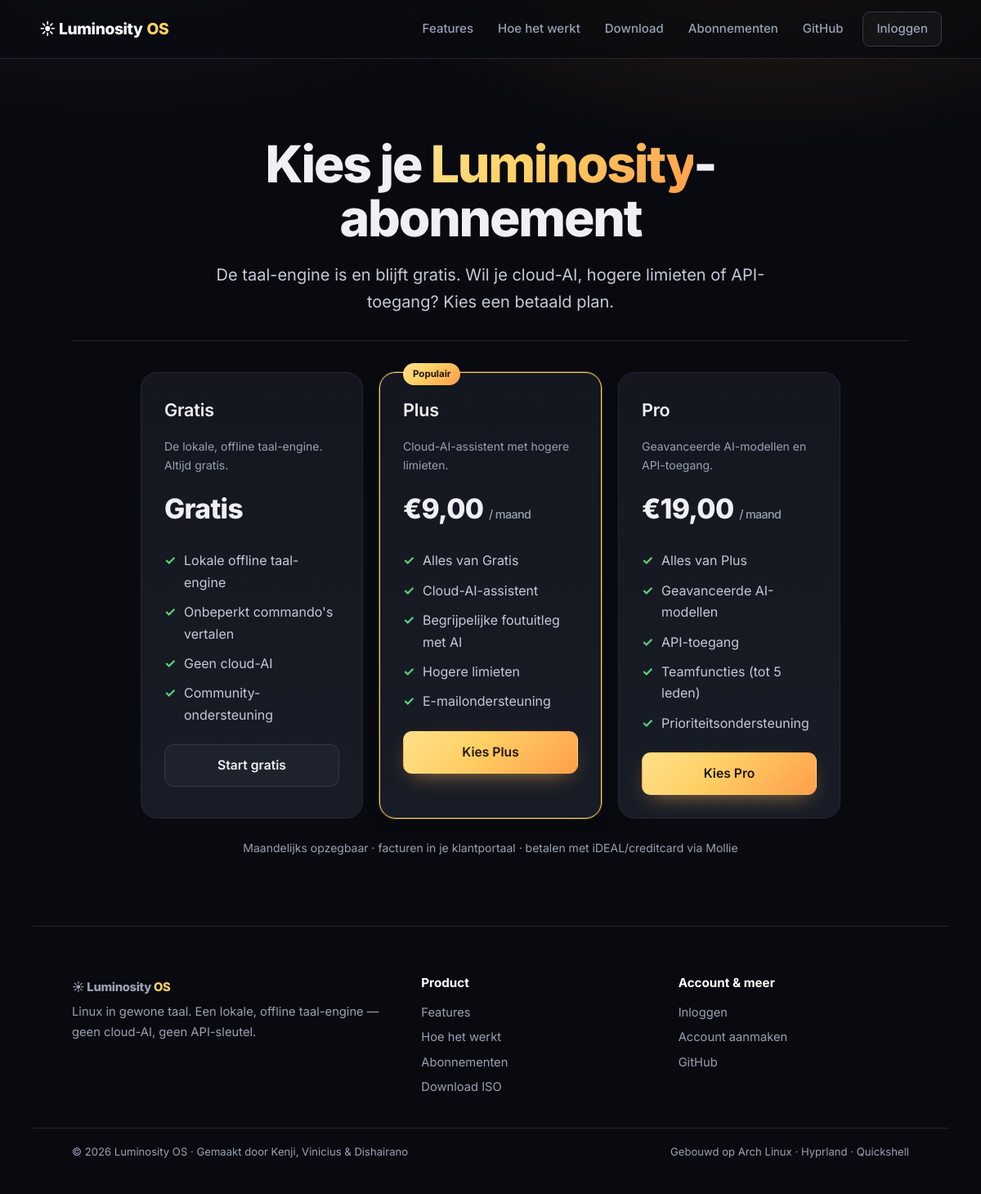
/prijzen, run on the app's committed database.
### tables this page shows
CREATE TABLE IF NOT EXISTS plannen (
    id            INT UNSIGNED NOT NULL AUTO_INCREMENT,
    code          VARCHAR(40)  NOT NULL,
    naam          VARCHAR(80)  NOT NULL,
    beschrijving  VARCHAR(255) NOT NULL DEFAULT '',
    prijs_maand   DECIMAL(10,2) NOT NULL DEFAULT 0.00,
    prijs_jaar    DECIMAL(10,2) NOT NULL DEFAULT 0.00,
    features      TEXT NULL,                  
    populair      TINYINT(1) NOT NULL DEFAULT 0,
    actief        TINYINT(1) NOT NULL DEFAULT 1,
    sortering     INT NOT NULL DEFAULT 0,
    PRIMARY KEY (id),
    UNIQUE KEY uniq_plan_code (code)
);

### app/Core/View.php (called while the page is built, shortened)
<?php
final class View
{
    public function render(string $view, array $data = [], ?string $layout = 'layout'): void
    {
        $viewFile = dirname(__DIR__) . '/Views/' . $view . '.php';
        extract($data, EXTR_SKIP);
        require $viewFile;
        $content = ob_get_clean();
        require dirname(__DIR__) . '/Views/' . $layout . '.php';
    }
    public static function e(?string $value): string
    {
        return htmlspecialchars($value ?? '', ENT_QUOTES, 'UTF-8');
    }
}

### app/Core/Controller.php (called while the page is built, shortened)
<?php
abstract class Controller
{
    protected function view(string $view, array $data = [], ?string $layout = 'layout'): void
    {
        (new View())->render($view, $data, $layout);
    }
}

### app/Controllers/PrijzenController.php (called while the page is built, shortened)
<?php
final class PrijzenController extends Controller
{
    public function index(Request $request): void
    {
        $this->view('prijzen', [
            'titel'    => 'Abonnementen — Luminosity OS',
            'plannen'  => Plan::actief(),
            'ingelogd' => Auth::klantId() !== null,
        ]);
    }
}

### public/index.php (called while the page is built, shortened)
<?php
$router = new Router();
$router->get('/', [HomeController::class, 'index']);
$router->get('/prijzen', [PrijzenController::class, 'index']);
$router->post('/api/verwerk',   [ApiController::class, 'verwerk']);
$router->post('/api/uitvoeren', [ApiController::class, 'uitvoeren']);
$router->get('/api/logboek',    [ApiController::class, 'logboek']);
$router->get('/registreren',  [KlantAuthController::class, 'toonRegistreren']);
$router->post('/registreren', [KlantAuthController::class, 'registreren']);
$router->get('/inloggen',     [KlantAuthController::class, 'toonInloggen']);
$router->post('/inloggen',    [KlantAuthController::class, 'inloggen']);
$router->post('/uitloggen',   [KlantAuthController::class, 'uitloggen']);
$router->get('/portaal',                       [PortaalController::class, 'dashboard']);
$router->get('/portaal/downloads',             [PortaalController::class, 'downloads']);
$router->get('/portaal/abonneren/{code}',      [PortaalController::class, 'abonneren']);
$router->post('/portaal/abonneren',            [PortaalController::class, 'bevestigAbonnement']);
$router->get('/portaal/facturen',              [PortaalController::class, 'facturen']);
$router->get('/portaal/facturen/{id}',         [PortaalController::class, 'factuur']);
$router->get('/portaal/facturen/{id}/betalen', [PortaalController::class, 'betalen']);
$router->get('/portaal/facturen/{id}/terug',   [PortaalController::class, 'terugVanBetaling']);
$router->get('/portaal/facturen/{id}/simuleer',[PortaalController::class, 'simuleer']);
$router->get('/portaal/facturen/{id}/print',   [PortaalController::class, 'factuurPrint']);
$router->get('/portaal/profiel',               [PortaalController::class, 'profiel']);
$router->post('/portaal/profiel',              [PortaalController::class, 'profielOpslaan']);
$router->post('/portaal/abonnement/opzeggen',  [PortaalController::class, 'zegOp']);
$router->get('/admin/inloggen',  [AdminAuthController::class, 'toon']);
$router->post('/admin/inloggen', [AdminAuthController::class, 'inloggen']);
$router->post('/admin/uitloggen',[AdminAuthController::class, 'uitloggen']);
$router->get('/admin',                          [AdminController::class, 'dashboard']);
$router->get('/admin/klanten',                  [AdminController::class, 'klanten']);
$router->get('/admin/klanten/{id}',             [AdminController::class, 'klant']);
$router->post('/admin/klanten/{id}/status',     [AdminController::class, 'klantStatus']);
$router->get('/admin/abonnementen',             [AdminController::class, 'abonnementen']);
$router->post('/admin/abonnementen/{id}/status',[AdminController::class, 'abonnementStatus']);
$router->get('/admin/facturen',                 [AdminController::class, 'facturen']);
$router->get('/admin/facturen/nieuw',           [AdminController::class, 'nieuweFactuurForm']);
$router->post('/admin/facturen/nieuw',          [AdminController::class, 'nieuweFactuur']);
$router->get('/admin/facturen/{id}',            [AdminController::class, 'factuur']);
$router->post('/admin/facturen/{id}/betaald',   [AdminController::class, 'factuurBetaald']);
$router->get('/admin/facturen/{id}/print',      [AdminController::class, 'factuurPrint']);
$router->get('/admin/plannen',                  [AdminController::class, 'plannen']);
$router->post('/admin/plannen/{id}',            [AdminController::class, 'planOpslaan']);
$router->post('/webhook/mollie', [WebhookController::class, 'mollie']);
$router->dispatch(new Request());

### app/Core/Model.php (called while the page is built, shortened)
<?php
abstract class Model
{
    protected static function db(): ?PDO
    {
        return Database::pdo();
    }
    protected static function rijen(string $sql, array $args = []): array
    {
        $pdo = self::db();
        $stmt = $pdo->prepare($sql);
        $stmt->execute($args);
        return $stmt->fetchAll() ?: [];
    }
}

### app/Models/Plan.php (called while the page is built, shortened)
<?php
final class Plan extends Model
{
    public static function actief(): array
    {
        return self::rijen('SELECT * FROM plannen WHERE actief = 1 ORDER BY sortering, prijs_maand');
    }
    public static function features(array $plan): array
    {
        $f = json_decode($plan['features'] ?? '[]', true);
        return is_array($f) ? $f : [];
    }
}

### app/Core/Request.php (called while the page is built, shortened)
<?php
final class Request
{
    public function __construct()
    {
        $uri = $_SERVER['REQUEST_URI'] ?? '/';
        $this->path = rtrim(parse_url($uri, PHP_URL_PATH) ?: '/', '/') ?: '/';
    }
}

### app/Views/prijzen.php (the view, shortened to what this page needs)
<section class="hero" style="padding-bottom:0">
  <div class="hero-inner">
    <h1>Kies je <span class="accent">Luminosity</span>-abonnement</h1>
    <p class="lead">De taal-engine is en blijft gratis. Wil je cloud-AI, hogere limieten of API-toegang? Kies een betaald plan.</p>
  </div>
</section>
<section style="max-width:1000px;margin:0 auto;padding:10px 6vw 70px">
  <div class="plans">
    <?php foreach ($plannen as $p): $feat = Plan::features($p); $betaald = $p['code'] !== 'gratis'; ?>
      <div class="plan <?= $p['populair'] ? 'pop' : '' ?>">
        <?php if ($p['populair']): ?><span class="pop-tag">Populair</span><?php endif; ?>
        <h3><?= View::e($p['naam']) ?></h3>
        <p class="muted small"><?= View::e($p['beschrijving']) ?></p>
        <div class="prijs">
          <?= $betaald ? '€' . number_format((float)$p['prijs_maand'], 2, ',', '.') : 'Gratis' ?>
          <?php if ($betaald): ?><small>/ maand</small><?php endif; ?>
        </div>
        <ul>
          <?php foreach ($feat as $f): ?><li><?= View::e($f) ?></li><?php endforeach; ?>
        </ul>
        <?php
          $href = $ingelogd ? '/portaal/abonneren/' . urlencode($p['code'])
                            : '/registreren?plan=' . urlencode($p['code']);
        ?>
        <a class="btn <?= $betaald ? 'btn-primary' : 'btn-ghost' ?>" href="<?= $href ?>">
          <?= $betaald ? 'Kies ' . View::e($p['naam']) : 'Start gratis' ?>
        </a>
      </div>
    <?php endforeach; ?>
  </div>
  <p class="muted small" style="text-align:center;margin-top:24px">Maandelijks opzegbaar · facturen in je klantportaal · betalen met iDEAL/creditcard via Mollie</p>
</section>

### app/Core/Router.php (shortened to what this page needs)
<?php
final class Router
{
    private array $routes = [];
    private function add(string $method, string $path, array $action): void
    {
        $params = [];
        $regex = preg_replace_callback('#\{([a-zA-Z_]+)\}#', function ($m) use (&$params) {
            $params[] = $m[1];
            return '([^/]+)';
        }, $path);
        $this->routes[] = [
            'method' => $method,
            'regex'  => '#^' . $regex . '$#',
            'params' => $params,
            'action' => $action,
        ];
    }
    public function dispatch(Request $request): void
    {
        foreach ($this->routes as $route) {
            if (preg_match($route['regex'], $request->path, $m)) {
                array_shift($m);
                [$class, $method] = $route['action'];
                $controller = new $class();
                $controller->$method($request, ...$m);
                return;
            }
        }
    }
}

### app/Views/layout.php (shortened to what this page needs)
<!DOCTYPE html>
<html lang="nl">
<head>
    <link rel="stylesheet" href="/assets/css/style.css">
</head>
<body>
    <header class="topbar">
        <a class="brand" href="/">☀ Luminosity<span>OS</span></a>
        <nav>
            <a href="/#features">Features</a>
            <a href="/#hoe">Hoe het werkt</a>
            <a href="/#download">Download</a>
            <a href="/prijzen">Abonnementen</a>
            <a href="https://github.com/Dishairano/Luminosity-AI-Codebase" target="_blank" rel="noopener">GitHub</a>
            <a href="/inloggen" class="btn btn-ghost" style="padding:8px 16px;margin-left:6px">Inloggen</a>
        </nav>
    </header>
    <main>
        <?= $content ?>
    </main>
    <footer class="footer">
        <div class="col">
            <a class="brand" href="/">☀ Luminosity<span>OS</span></a>
            <p class="muted">Linux in gewone taal. Een lokale, offline taal-engine — geen cloud-AI, geen API-sleutel.</p>
        </div>
        <div class="col">
            <h4>Product</h4>
            <a href="/#features">Features</a>
            <a href="/#hoe">Hoe het werkt</a>
            <a href="/prijzen">Abonnementen</a>
            <a href="/#download">Download ISO</a>
        </div>
        <div class="col">
            <h4>Account &amp; meer</h4>
            <a href="/inloggen">Inloggen</a>
            <a href="/registreren">Account aanmaken</a>
            <a href="https://github.com/Dishairano/Luminosity-AI-Codebase" target="_blank" rel="noopener">GitHub</a>
        </div>
    </footer>
    <div class="footer-bottom">
        <span>© 2026 Luminosity OS · Gemaakt door Kenji, Vinicius &amp; Dishairano</span>
        <span>Gebouwd op Arch Linux · Hyprland · Quickshell</span>
    </div>
</body>
</html>

### data on the page
plannen: naam "Gratis", beschrijving "De lokale, offline taal-engine. Altijd gratis.", code "Gratis", features "Lokale offline taal-engine", features "Onbeperkt commando's vertalen", features "Geen cloud-AI", features "Community-ondersteuning"
plannen: populair "Populair", naam "Plus", beschrijving "Cloud-AI-assistent met hogere limieten.", prijs_maand "9,00", code "/ maand", features "Alles van Gratis", features "Cloud-AI-assistent", features "Begrijpelijke foutuitleg met AI", features "Hogere limieten", features "E-mailondersteuning"
plannen: naam "Pro", beschrijving "Geavanceerde AI-modellen en API-toegang.", prijs_maand "19,00", code "/ maand", features "Alles van Plus", features "Geavanceerde AI-modellen", features "API-toegang", features "Teamfuncties (tot 5 leden)", features "Prioriteitsondersteuning"
